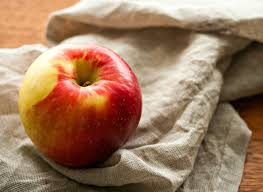
#> input picture imagep_1/apple.jpg, 263 x 192 px, found by its file name
$ python d_1.py   (Python 2 division)
#> lines starting #> are read from the running program, lines starting #| are printed output that depends on the picture
import cv2
import numpy as np

A = cv2.imread('apple.JPG')
#> A is the input picture: shape (192, 263, 3); mean B, G, R 96.5, 123.1, 157
B = cv2.imread('orange.JPG')
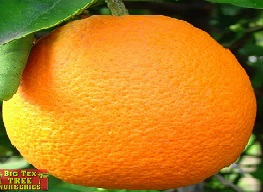
#> input picture imagep_1/orange.jpg, 263 x 192 px, found by its file name
#> B is the input picture: shape (192, 263, 3); mean B, G, R 31.1, 126.6, 187.3

# generate Gaussian pyramid for A


G = A.copy()
gpA = [G]
for i in range(6):
    G = cv2.pyrDown(G)
    gpA.append(G)
#> after the loop, gpA = 7 items


# generate Gaussian pyramid for B

G = B.copy()
gpB = [G]
for i in range(6):
    G = cv2.pyrDown(G)
    gpB.append(G)
#> this loop made 6 passes
#> pass 1, `G = cv2.pyrDown(G)`:
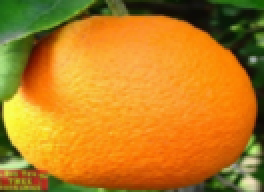
#> G: shape (96, 132, 3) (shown 2 times larger); mean B, G, R 31.1, 126.4, 186.8
#> after the loop, gpB = 7 items


# generate laplacian pyramid for A
lpA = [gpA[4]]
for i in range(2, 1, -1):
    GE = cv2.pyrUp(gpA[i])
    L = cv2.subtract(gpA[i-1], GE)
    lpA.append(L)
#> this loop made 1 pass
#> pass 1, `GE = cv2.pyrUp(gpA[i])`:
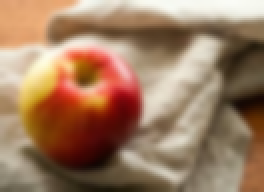
#> GE: shape (96, 132, 3) (shown 2 times larger); mean of channels 0, 1, 2 96.8, 123.5, 157.4; drawn as B, G, R
#> pass 1, `L = cv2.subtract(gpA[i-1], GE)`:
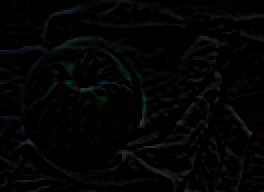
#> L: shape (96, 132, 3) (shown 2 times larger); mean of channels 0, 1, 2 3.7, 3.7, 3.2; drawn as B, G, R
#> after the loop, lpA = 2 items

# generate laplacian pyramid for B
lpB = [gpB[4]]
for i in range(2, 1, -1):
    GE = cv2.pyrUp(gpB[i])
    L = cv2.subtract(gpB[i-1], GE)
    lpB.append(L)
#> this loop made 1 pass
#> pass 1, `GE = cv2.pyrUp(gpB[i])`:
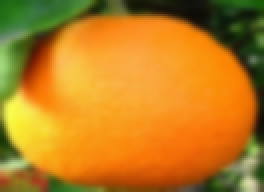
#> GE: shape (96, 132, 3) (shown 2 times larger); mean of channels 0, 1, 2 31.2, 126.5, 187; drawn as B, G, R
#> pass 1, `L = cv2.subtract(gpB[i-1], GE)`:
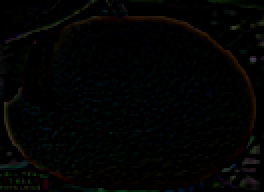
#> L: shape (96, 132, 3) (shown 2 times larger); mean of channels 0, 1, 2 2.4, 3.2, 2.8; drawn as B, G, R
#> after the loop, lpB = 2 items


# now add left and right halves of images in each level

LS = []
for la, lb in zip(lpA, lpB):
    rows, cols, dpt = la.shape
    ls = np.hstack((la[:,0:cols/2], lb[:, cols/2:]))
    LS.append(ls)
#> this loop made 2 passes
#> (rows, cols, dpt) on passes 1 to 2: (12, 17, 3), (96, 132, 3)
#> after the loop, LS = 2 items


# now reconstruct
ls_ = LS[0]
for i in range(1,6):
    ls_ = cv2.pyrUp(ls_)
#> (the run stopped early here; a loop or call above may not have finished)
